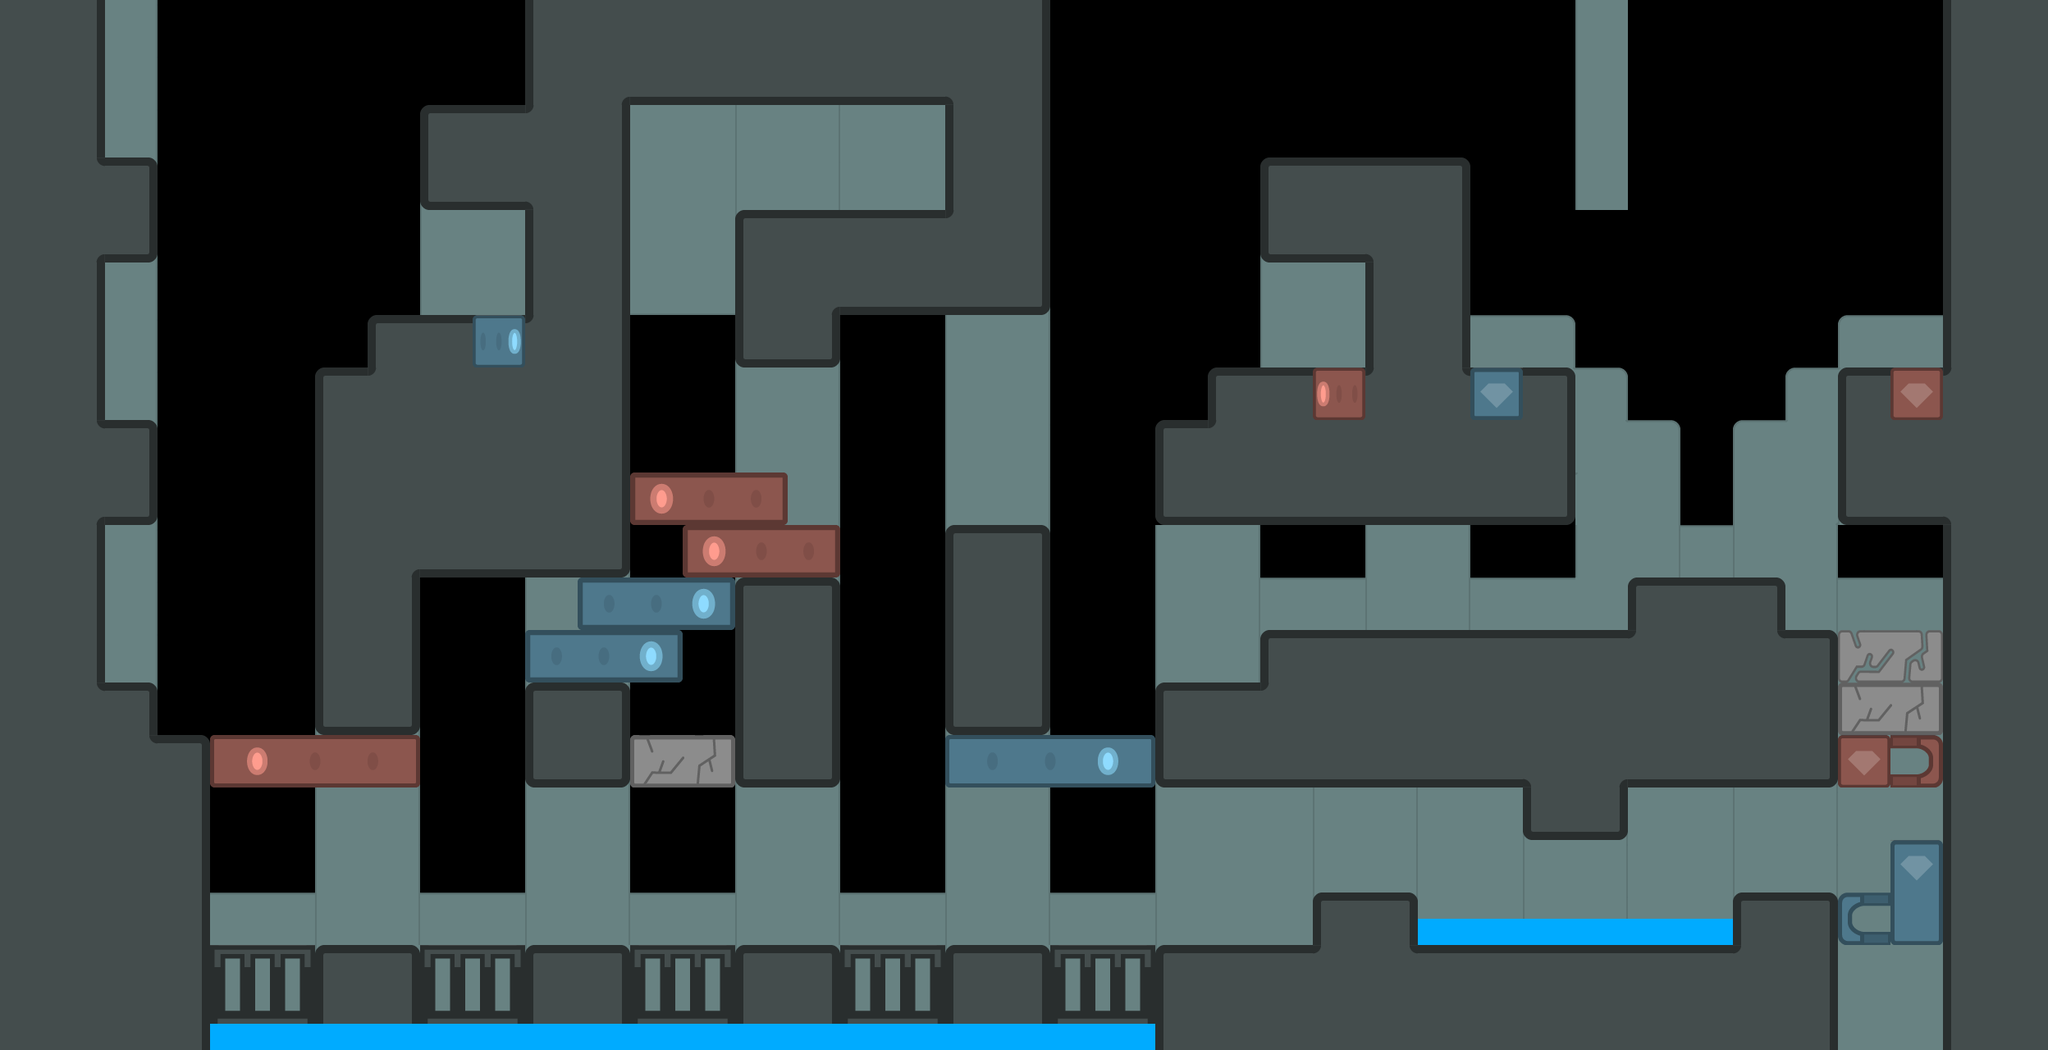

The image is a tile-based game level rendered from a .tmx file. Its description and source (layers, tilesets, objects; grid data summarised) follow:
An orthogonal 39x20 tile map with 64x64 px tiles, 4 tile layers (bg, platforms, special, water), 7 hidden layers not drawn.

<map version="1.4" tiledversion="1.4.2" orientation="orthogonal" renderorder="right-down" width="39" height="20" tilewidth="64" tileheight="64" infinite="0" nextlayerid="40" nextobjectid="1">
 <editorsettings>
  <export target="." format="csv" />
 </editorsettings>
 <tileset firstgid="1" source="../tiles00.tsx" />
 <layer id="5" name="bd" width="39" height="20" visible="0" locked="1">
  <data>[780 cells, 1 non-empty, 1 distinct tile ids]</data>
 </layer>
 <layer id="33" name="bg" width="39" height="20">
  <data>[780 cells, 312 non-empty, 13 distinct tile ids]</data>
 </layer>
 <layer id="20" name="platformsBlocks" width="39" height="20" visible="0" locked="1">
  <data>[780 cells, 357 non-empty, 1 distinct tile ids]</data>
 </layer>
 <layer id="1" name="platforms" width="39" height="20">
  <data>[780 cells, 353 non-empty, 17 distinct tile ids]</data>
 </layer>
 <layer id="23" name="special" width="39" height="20">
  <data>[780 cells, 35 non-empty, 26 distinct tile ids]</data>
 </layer>
 <layer id="7" name="wind" width="39" height="20" visible="0" locked="1">
  <data>[780 cells, 10 non-empty, 2 distinct tile ids]</data>
 </layer>
 <layer id="8" name="collectibles" width="39" height="20" visible="0" locked="1" opacity="0.87">
  <data>[780 cells, 7 non-empty, 6 distinct tile ids]</data>
 </layer>
 <layer id="10" name="npc" width="39" height="20" visible="0" locked="1">
  <data>[780 cells, 0 non-empty, 0 distinct tile ids]</data>
 </layer>
 <layer id="3" name="water" width="39" height="20">
  <data>[780 cells, 24 non-empty, 1 distinct tile ids]</data>
 </layer>
 <layer id="9" name="mapRed" width="39" height="20" visible="0" locked="1">
  <data>[780 cells, 3 non-empty, 1 distinct tile ids]</data>
 </layer>
 <layer id="11" name="mapBlue" width="39" height="20" visible="0" locked="1">
  <data>[780 cells, 3 non-empty, 1 distinct tile ids]</data>
 </layer>
</map>